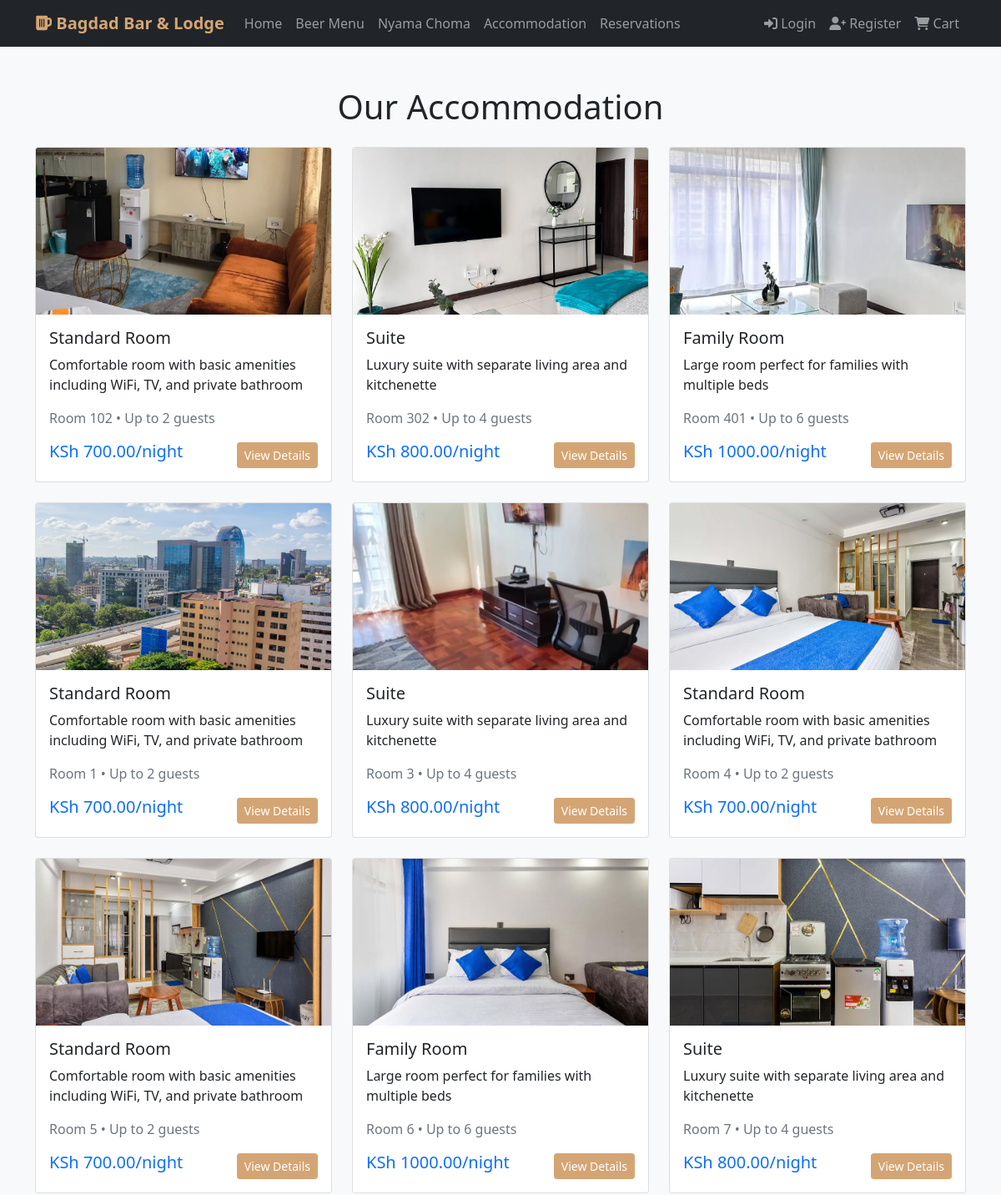
The app's page /accommodation/ (upper part), older data.
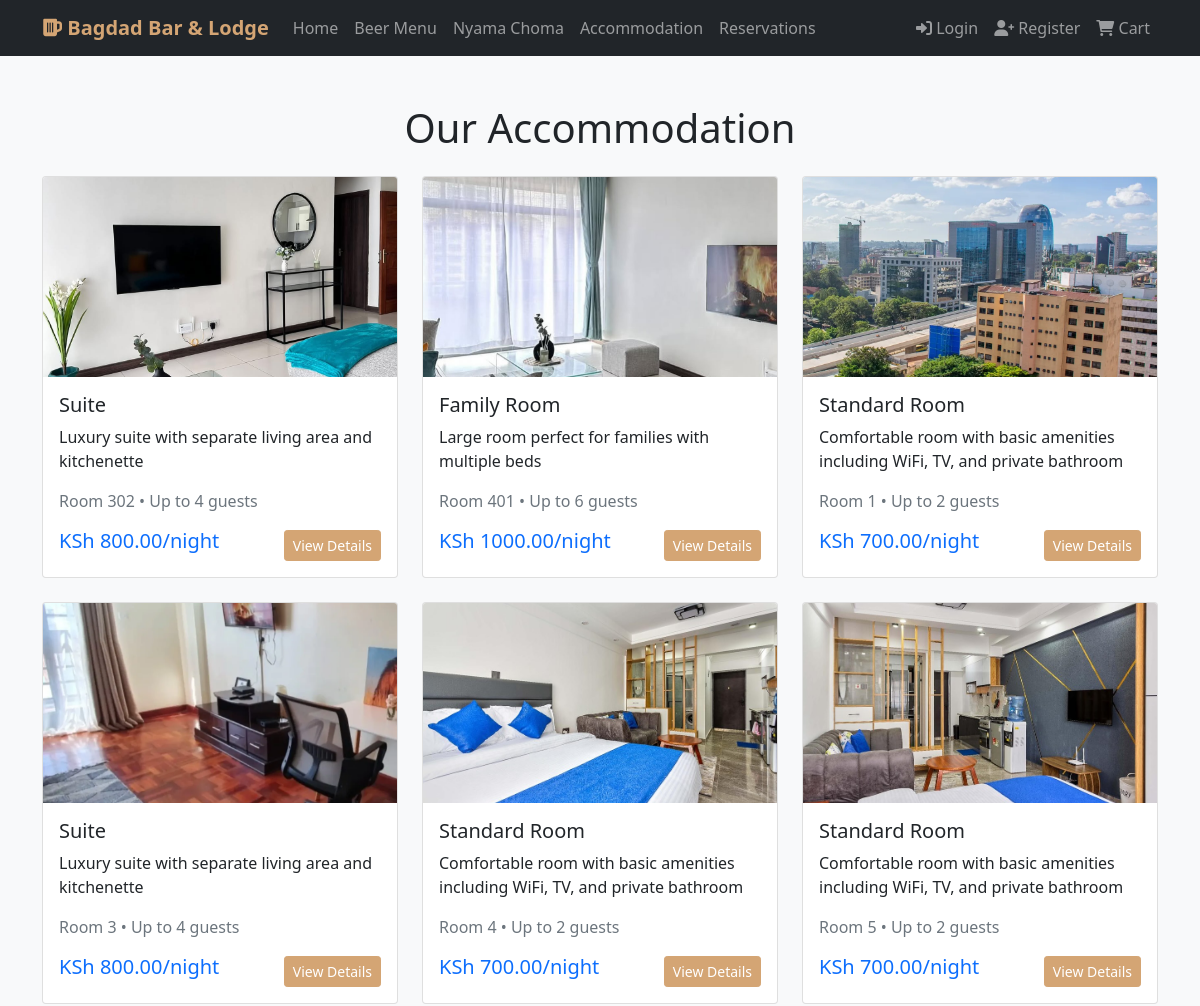
The same page, newer data.
### accommodation/models.py (models this page shows, shortened)
class Room(models.Model):
    room_number = models.CharField(max_length=10, unique=True)
    room_type = models.ForeignKey(RoomType, on_delete=models.CASCADE)
    is_available = models.BooleanField(default=True)
    amenities = models.TextField(help_text="List amenities separated by commas")
    image = models.ImageField(upload_to='rooms/', blank=True)

class RoomType(models.Model):
    name = models.CharField(max_length=100)
    description = models.TextField()
    base_price = models.DecimalField(max_digits=8, decimal_places=2)
    max_occupancy = models.IntegerField()

### accommodation/views.py (the view)
# urls.py: path('', views.accommodation_list, name='room_list'),
def accommodation_list(request):
    room_types = RoomType.objects.all()
    available_rooms = Room.objects.filter(is_available=True)
    context = {
        'room_types': room_types,
        'available_rooms': available_rooms,
    }
    return render(request, 'accommodation/room_list.html', context)

### templates/accommodation/room_list.html
{% extends 'base.html' %}
{% block content %}
<div class="container my-5">
    <h1 class="text-center mb-4">Our Accommodation</h1>
    <div class="row">
        {% for room in available_rooms %}
        <div class="col-md-4 mb-4">
            <div class="card h-100">
                {% if room.image %}
                    <img src="{{ room.image.url }}" class="card-img-top" alt="{{ room.room_type.name }}" style="height: 200px; object-fit: cover;">
                {% else %}
                    <div class="card-img-top bg-light d-flex align-items-center justify-content-center" style="height: 200px;">
                        <i class="fas fa-bed fa-3x text-muted"></i>
                    </div>
                {% endif %}
                <div class="card-body">
                    <h5 class="card-title">{{ room.room_type.name }}</h5>
                    <p class="card-text">{{ room.room_type.description }}</p>
                    <p class="text-muted">Room {{ room.room_number }} • Up to {{ room.room_type.max_occupancy }} guests</p>
                    <div class="d-flex justify-content-between align-items-center">
                        <span class="h5 text-primary">KSh {{ room.room_type.base_price }}/night</span>
                        <a href="{% url 'accommodation:room_detail' room.id %}" class="btn btn-primary btn-sm">View Details</a>
                    </div>
                </div>
            </div>
        </div>
        {% empty %}
        <div class="col-12 text-center">
            <p class="lead">No rooms available at the moment.</p>
            <a href="{% url 'bar_app:home' %}" class="btn btn-primary">Back to Home</a>
        </div>
        {% endfor %}
    </div>
</div>
{% endblock %}

Row changes from the older to the newer data that the page shows:
no longer on this page (row edited): Room: image (picture), room_type.name "Standard Room", room_type.description "Comfortable room with basic amenities including WiFi, TV, and private bathroom", room_number "102", room_type.max_occupancy "2", room_type.base_price "700.00"
no longer on this page (row unchanged): Room: image (picture), room_type.name "Family Room", room_type.description "Large room perfect for families with multiple beds", room_number "6", room_type.max_occupancy "6", room_type.base_price "1000.00"
no longer on this page (row unchanged): Room: image (picture), room_type.name "Suite", room_type.description "Luxury suite with separate living area and kitchenette", room_number "7", room_type.max_occupancy "4", room_type.base_price "800.00"
